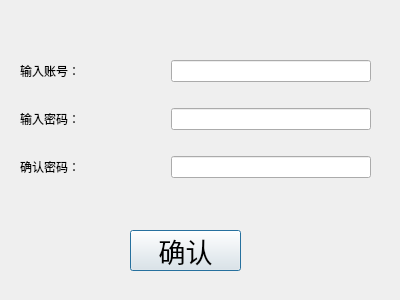
<?xml version="1.0" encoding="UTF-8"?>
<ui version="4.0">
 <class>SignUpDialog</class>
 <widget class="QDialog" name="SignUpDialog">
  <property name="geometry">
   <rect>
    <x>0</x>
    <y>0</y>
    <width>400</width>
    <height>300</height>
   </rect>
  </property>
  <property name="minimumSize">
   <size>
    <width>400</width>
    <height>300</height>
   </size>
  </property>
  <property name="maximumSize">
   <size>
    <width>400</width>
    <height>300</height>
   </size>
  </property>
  <property name="windowTitle">
   <string>注册</string>
  </property>
  <property name="windowIcon">
   <iconset resource="jwtresource.qrc">
    <normaloff>:/new/prefix1/jwt.png</normaloff>:/new/prefix1/jwt.png</iconset>
  </property>
  <widget class="QPushButton" name="ok_pushButton">
   <property name="geometry">
    <rect>
     <x>130</x>
     <y>230</y>
     <width>111</width>
     <height>41</height>
    </rect>
   </property>
   <property name="font">
    <font>
     <family>Adobe 宋体 Std L</family>
     <pointsize>20</pointsize>
    </font>
   </property>
   <property name="text">
    <string>确认</string>
   </property>
  </widget>
  <widget class="QWidget" name="layoutWidget">
   <property name="geometry">
    <rect>
     <x>20</x>
     <y>40</y>
     <width>351</width>
     <height>161</height>
    </rect>
   </property>
   <layout class="QVBoxLayout" name="verticalLayout">
    <item>
     <layout class="QHBoxLayout" name="horizontalLayout">
      <item>
       <widget class="QLabel" name="label">
        <property name="text">
         <string>输入账号：</string>
        </property>
       </widget>
      </item>
      <item>
       <spacer name="horizontalSpacer">
        <property name="orientation">
         <enum>Qt::Horizontal</enum>
        </property>
        <property name="sizeHint" stdset="0">
         <size>
          <width>40</width>
          <height>20</height>
         </size>
        </property>
       </spacer>
      </item>
      <item>
       <widget class="QLineEdit" name="uid">
        <property name="minimumSize">
         <size>
          <width>200</width>
          <height>0</height>
         </size>
        </property>
        <property name="maxLength">
         <number>10</number>
        </property>
       </widget>
      </item>
     </layout>
    </item>
    <item>
     <layout class="QHBoxLayout" name="horizontalLayout_2">
      <item>
       <widget class="QLabel" name="label_2">
        <property name="minimumSize">
         <size>
          <width>25</width>
          <height>0</height>
         </size>
        </property>
        <property name="text">
         <string>输入密码：</string>
        </property>
       </widget>
      </item>
      <item>
       <spacer name="horizontalSpacer_2">
        <property name="orientation">
         <enum>Qt::Horizontal</enum>
        </property>
        <property name="sizeHint" stdset="0">
         <size>
          <width>40</width>
          <height>20</height>
         </size>
        </property>
       </spacer>
      </item>
      <item>
       <widget class="QLineEdit" name="password">
        <property name="minimumSize">
         <size>
          <width>200</width>
          <height>0</height>
         </size>
        </property>
        <property name="maxLength">
         <number>16</number>
        </property>
        <property name="echoMode">
         <enum>QLineEdit::Password</enum>
        </property>
       </widget>
      </item>
     </layout>
    </item>
    <item>
     <layout class="QHBoxLayout" name="horizontalLayout_3">
      <item>
       <widget class="QLabel" name="label_3">
        <property name="minimumSize">
         <size>
          <width>25</width>
          <height>0</height>
         </size>
        </property>
        <property name="text">
         <string>确认密码：</string>
        </property>
       </widget>
      </item>
      <item>
       <spacer name="horizontalSpacer_3">
        <property name="orientation">
         <enum>Qt::Horizontal</enum>
        </property>
        <property name="sizeHint" stdset="0">
         <size>
          <width>40</width>
          <height>20</height>
         </size>
        </property>
       </spacer>
      </item>
      <item>
       <widget class="QLineEdit" name="ensurePassword">
        <property name="minimumSize">
         <size>
          <width>200</width>
          <height>0</height>
         </size>
        </property>
        <property name="maxLength">
         <number>16</number>
        </property>
        <property name="echoMode">
         <enum>QLineEdit::Password</enum>
        </property>
       </widget>
      </item>
     </layout>
    </item>
   </layout>
  </widget>
 </widget>
 <resources>
  <include location="jwtresource.qrc"/>
 </resources>
 <connections/>
</ui>
